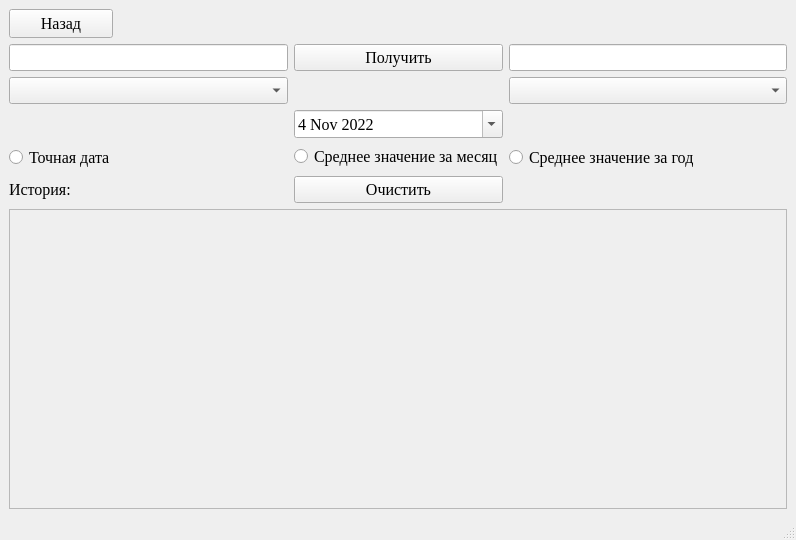
<?xml version="1.0" encoding="UTF-8"?>
<ui version="4.0">
 <class>mainWindow</class>
 <widget class="QMainWindow" name="mainWindow">
  <property name="geometry">
   <rect>
    <x>0</x>
    <y>0</y>
    <width>796</width>
    <height>540</height>
   </rect>
  </property>
  <property name="windowTitle">
   <string>Конвертер валют</string>
  </property>
  <widget class="QWidget" name="centralwidget">
   <layout class="QGridLayout" name="gridLayout_3">
    <item row="1" column="0">
     <layout class="QGridLayout" name="gridLayout">
      <item row="2" column="2">
       <widget class="QComboBox" name="pole2">
        <property name="font">
         <font>
          <family>Times New Roman</family>
          <pointsize>12</pointsize>
         </font>
        </property>
       </widget>
      </item>
      <item row="3" column="1">
       <widget class="QDateEdit" name="dateEdit1">
        <property name="font">
         <font>
          <family>Times New Roman</family>
          <pointsize>12</pointsize>
         </font>
        </property>
        <property name="dateTime">
         <datetime>
          <hour>0</hour>
          <minute>0</minute>
          <second>0</second>
          <year>2022</year>
          <month>11</month>
          <day>4</day>
         </datetime>
        </property>
        <property name="maximumDate">
         <date>
          <year>9999</year>
          <month>12</month>
          <day>24</day>
         </date>
        </property>
        <property name="calendarPopup">
         <bool>true</bool>
        </property>
       </widget>
      </item>
      <item row="4" column="2">
       <widget class="QRadioButton" name="radioButton">
        <property name="minimumSize">
         <size>
          <width>249</width>
          <height>26</height>
         </size>
        </property>
        <property name="font">
         <font>
          <family>Times New Roman</family>
          <pointsize>12</pointsize>
         </font>
        </property>
        <property name="text">
         <string>Среднее значение за год</string>
        </property>
       </widget>
      </item>
      <item row="4" column="1">
       <widget class="QRadioButton" name="radioButton_2">
        <property name="font">
         <font>
          <family>Times New Roman</family>
          <pointsize>12</pointsize>
         </font>
        </property>
        <property name="text">
         <string>Среднее значение за месяц</string>
        </property>
       </widget>
      </item>
      <item row="1" column="2">
       <widget class="QLineEdit" name="lineoutput">
        <property name="enabled">
         <bool>true</bool>
        </property>
        <property name="font">
         <font>
          <family>Times New Roman</family>
          <pointsize>12</pointsize>
         </font>
        </property>
       </widget>
      </item>
      <item row="1" column="0">
       <widget class="QLineEdit" name="lineinput">
        <property name="font">
         <font>
          <family>Times New Roman</family>
          <pointsize>12</pointsize>
         </font>
        </property>
       </widget>
      </item>
      <item row="1" column="1">
       <widget class="QPushButton" name="take">
        <property name="font">
         <font>
          <family>Times New Roman</family>
          <pointsize>12</pointsize>
         </font>
        </property>
        <property name="text">
         <string>Получить</string>
        </property>
       </widget>
      </item>
      <item row="2" column="0">
       <widget class="QComboBox" name="pole">
        <property name="font">
         <font>
          <family>Times New Roman</family>
          <pointsize>12</pointsize>
         </font>
        </property>
       </widget>
      </item>
      <item row="5" column="0">
       <widget class="QLabel" name="label">
        <property name="font">
         <font>
          <family>Times New Roman</family>
          <pointsize>12</pointsize>
         </font>
        </property>
        <property name="text">
         <string>История:</string>
        </property>
       </widget>
      </item>
      <item row="5" column="1">
       <widget class="QPushButton" name="pushButton_2">
        <property name="font">
         <font>
          <family>Times New Roman</family>
          <pointsize>12</pointsize>
         </font>
        </property>
        <property name="text">
         <string>Очистить</string>
        </property>
       </widget>
      </item>
      <item row="6" column="0" colspan="3">
       <widget class="QTableWidget" name="tableWidget">
        <property name="enabled">
         <bool>false</bool>
        </property>
        <property name="minimumSize">
         <size>
          <width>772</width>
          <height>250</height>
         </size>
        </property>
        <property name="font">
         <font>
          <family>Times New Roman</family>
          <pointsize>12</pointsize>
         </font>
        </property>
       </widget>
      </item>
      <item row="0" column="0">
       <widget class="QPushButton" name="pushButton_4">
        <property name="minimumSize">
         <size>
          <width>104</width>
          <height>29</height>
         </size>
        </property>
        <property name="maximumSize">
         <size>
          <width>104</width>
          <height>29</height>
         </size>
        </property>
        <property name="font">
         <font>
          <family>Times New Roman</family>
          <pointsize>12</pointsize>
         </font>
        </property>
        <property name="text">
         <string>Назад</string>
        </property>
        <property name="icon">
         <iconset>
          <disabledon>:/newPrefix/back.jpg</disabledon>
          <selectedoff>:/newPrefix/back.jpg</selectedoff>
         </iconset>
        </property>
       </widget>
      </item>
      <item row="4" column="0">
       <widget class="QRadioButton" name="radioButton_3">
        <property name="minimumSize">
         <size>
          <width>250</width>
          <height>26</height>
         </size>
        </property>
        <property name="font">
         <font>
          <family>Times New Roman</family>
          <pointsize>12</pointsize>
         </font>
        </property>
        <property name="text">
         <string>Точная дата</string>
        </property>
       </widget>
      </item>
     </layout>
    </item>
   </layout>
  </widget>
  <widget class="QMenuBar" name="menubar">
   <property name="geometry">
    <rect>
     <x>0</x>
     <y>0</y>
     <width>796</width>
     <height>26</height>
    </rect>
   </property>
  </widget>
  <widget class="QStatusBar" name="statusbar"/>
 </widget>
 <resources>
  <include location="../../Desktop/fileconventer.qrc"/>
  <include location="fileconventer.qrc"/>
 </resources>
 <connections/>
</ui>
